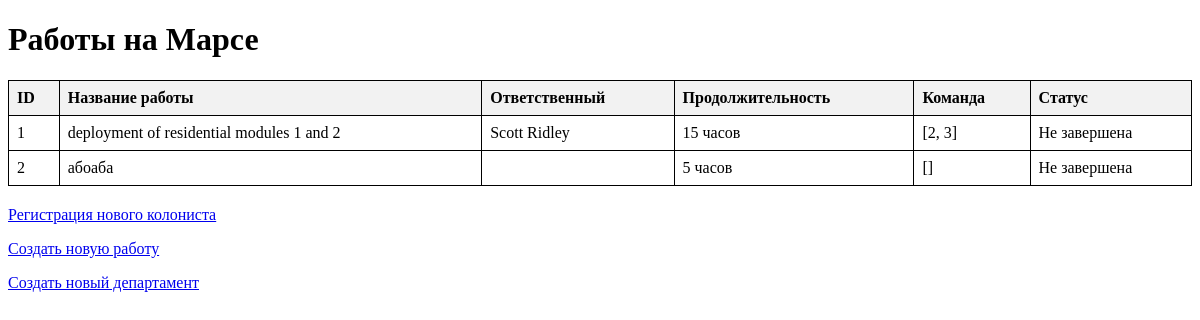
Before: / with the older database file.
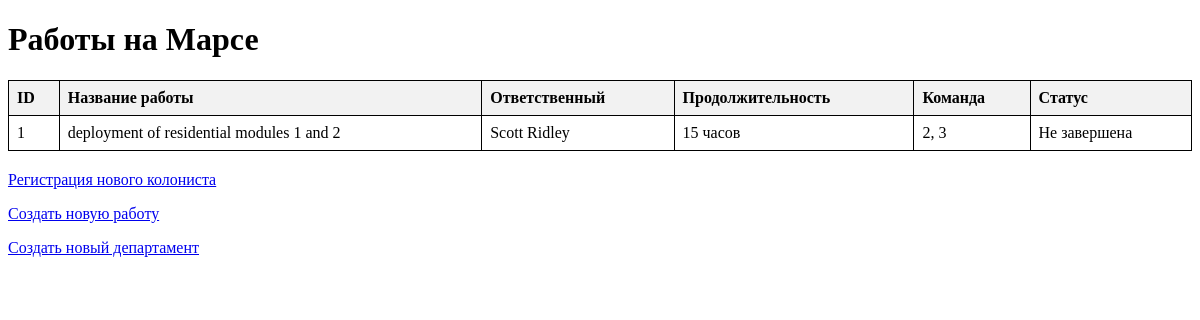
After: the same page with the newer database file.
### data/jobs.py (models this page shows, shortened)
class Jobs(SqlAlchemyBase):
    __tablename__ = "jobs"
    id = Column(Integer, primary_key=True, autoincrement=True)
    team_leader = Column(Integer, ForeignKey("users.id"), nullable=False)
    job = Column(String, nullable=False)
    work_size = Column(Integer, nullable=False)
    collaborators = Column(String)
    start_date = Column(DateTime, default=datetime.now)
    end_date = Column(DateTime)
    is_finished = Column(Boolean, default=False)
    leader = relationship("User")

### data/users.py (models this page shows, shortened)
class User(SqlAlchemyBase):
    __tablename__ = "users"
    id = Column(Integer, primary_key=True, autoincrement=True)
    surname = Column(String)
    name = Column(String, nullable=False)
    age = Column(Integer, nullable=False)
    position = Column(String)
    speciality = Column(String)
    address = Column(String)
    email = Column(String, unique=True, nullable=False)
    hashed_password = Column(String)
    modified_date = Column(DateTime, default=datetime.utcnow)

### app.py (the view)
@app.route("/")
def index():
    db_sess = db_session.create_session()
    jobs = db_sess.query(Jobs).all()
    return render_template("index.html", jobs=jobs)

### data/db_session.py (called while the page is built)
def create_session():
    global __factory
    return __factory()

### templates/index.html (shortened to what this page needs)
<!DOCTYPE html>
<html>
<head>
</head>
<body>
    <h1>Работы на Марсе</h1>
    <table>
        <tr>
            <th>ID</th>
            <th>Название работы</th>
            <th>Ответственный</th>
            <th>Продолжительность</th>
            <th>Команда</th>
            <th>Статус</th>
        </tr>
        {% for job in jobs %}
        <tr>
            <td>{{ job.id }}</td>
            <td>{{ job.job }}</td>
            <td>{{ job.leader.surname }} {{ job.leader.name }}</td>
            <td>{{ job.work_size }} часов</td>
            <td>{{ job.collaborators }}</td>
            <td>{% if job.is_finished %}Завершена{% else %}Не завершена{% endif %}</td>
        </tr>
        {% endfor %}
    </table>
    <div>
        <p><a href="/register">Регистрация нового колониста</a></p>
        <p><a href="/create_job">Создать новую работу</a></p>
        <p><a href="/create_department">Создать новый департамент</a></p>
    </div>
</body>
</html>

### templates/index.html (style rules this page uses)
table { border-collapse: collapse; width: 100%; margin: 20px 0; }
th, td { border: 1px solid black; padding: 8px; text-align: left; }
th { background-color: #f2f2f2; }

Changed rows visible on the page:
removed Jobs: id "2", job "абоаба", work_size "5", collaborators "[]", is_finished "Не завершена"
changed Jobs "deployment of residential modules 1 and 2": collaborators "[2, 3]" → "2, 3"
